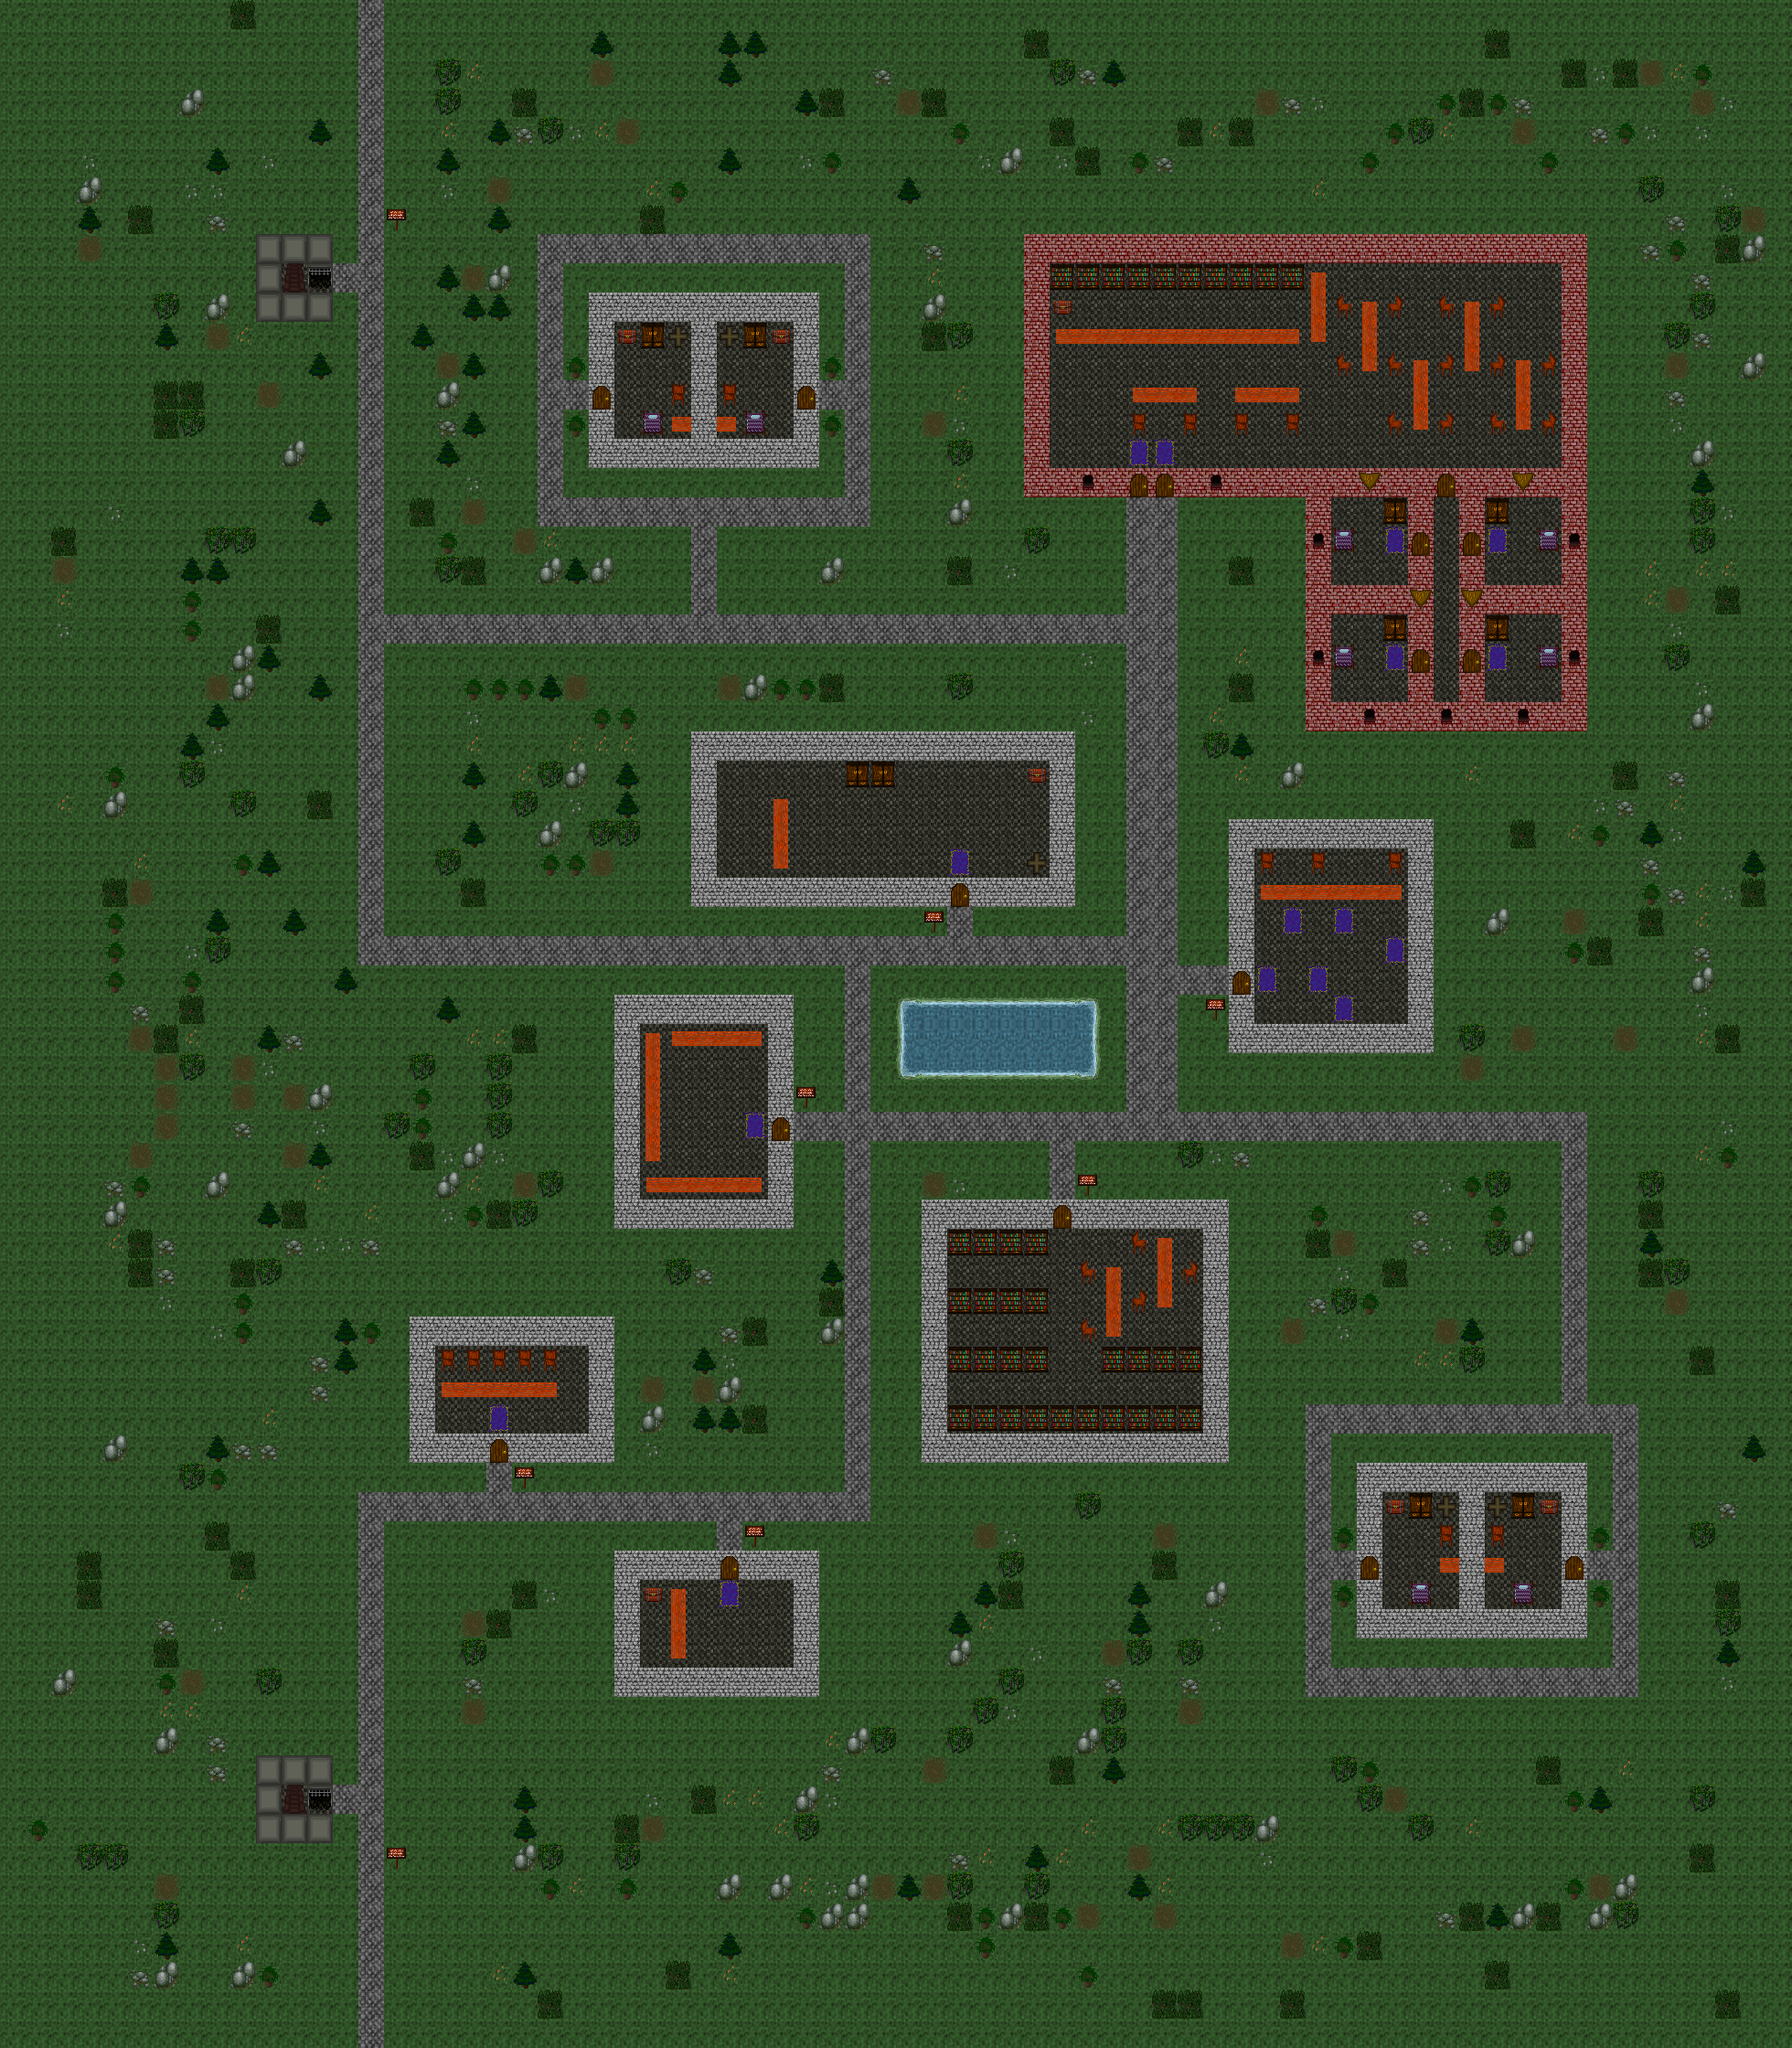

This is a level from a 2D game, rendered from its Tiled map with the project's own tilesets. A one-line summary and the map file follow, with tile-layer data summarised:
An orthogonal 70x70 tile map with 28x32 px tiles, 1 tile layer (Tile Layer 1) and 3 objects (3x NPC).

<map version="1.0" orientation="orthogonal" width="70" height="70" tilewidth="28" tileheight="32">
 <properties>
  <property name="Exit_East" value="none" />
  <property name="Exit_North" value="CarrionValleyWest,8,13,outdoors" />
  <property name="Exit_South" value="none" />
  <property name="Exit_West" value="none" />
  <property name="GlobalX" value="-1" />
  <property name="GlobalY" value="-1" />
  <property name="MapType" value="town" />
  <property name="Name" value="Carrion Dusk Camp" />
  <property name="StartX" value="2" />
  <property name="StartY" value="2" />
 </properties>
 <tileset firstgid="1" name="Terrain1" tilewidth="28" tileheight="32">
  <image source="../../display/images/Terrain1.png" width="308" height="352" />
  <terraintypes>
   <terrain name="Water" tile="48" />
   <terrain name="Cliff" tile="74" />
   <terrain name="Cave" tile="98" />
   <terrain name="CaveWall" tile="97" />
   <terrain name="Grass" tile="5" />
   <terrain name="Grass2" tile="-1" />
  </terraintypes>
  <tile id="5" terrain="4,4,4,4" />
  <tile id="6" terrain="5,5,5,5" />
  <tile id="7" terrain="5,5,5,5" />
  <tile id="8" terrain="5,5,5,5" />
  <tile id="9" terrain="5,5,5,5" />
  <tile id="10" terrain="5,5,5,5" />
  <tile id="11" terrain="5,5,5,5" />
  <tile id="12" terrain="5,5,5,5" />
  <tile id="13" terrain="5,5,5,5" />
  <tile id="14" terrain="5,5,5,5" />
  <tile id="48" terrain="0,0,0,0" />
  <tile id="49" terrain="0,4,0,4" />
  <tile id="50" terrain="0,0,4,4" />
  <tile id="51" terrain="4,4,0,0" />
  <tile id="52" terrain="0,4,0,0" />
  <tile id="53" terrain="4,0,0,0" />
  <tile id="54" terrain="0,0,0,4" />
  <tile id="55" terrain="0,0,4,0" />
  <tile id="56" terrain="4,0,4,0" />
  <tile id="57" terrain="4,4,4,0" />
  <tile id="58" terrain="4,4,0,4" />
  <tile id="59" terrain="0,4,4,4" />
  <tile id="60" terrain="4,0,4,4" />
 </tileset>
 <layer name="Tile Layer 1" width="70" height="70">
  <properties>
   <property name="ANODE#0" value="false#0#0#0#0#none#none#none#none" />
   <property name="ChangeMap#12" value="true#19#2#10#10#CarrionValleyWest#none#none#none" />
   <property name="ChangeMap#25" value="true#19#4#14#37#TestWorld2#none#none#none" />
   <property name="ChangeMap#26" value="true#17#4#46#48#TowerRockSouth#none#none#none" />
   <property name="ChangeMap#27" value="true#20#3#19#53#CombatDemoStart#none#none#none" />
   <property name="ChangeTile#15" value="true#9#4#9#5#tile_27#none#none#none" />
   <property name="DoubleNotification#3" value="false#11#2#0#0#Text goes here.#Other text goes here.#none#none" />
   <property name="PlaySound#13" value="true#11#4#0#0#default.ogg#none#none#none" />
   <property name="SecretPassage#9" value="true#5#4#5#4#none#none#none#none" />
   <property name="SingleNotification#10" value="false#17#9#0#0#You just got teleported!#none#none#none" />
   <property name="SingleNotification#18" value="false#17#8#0#0#Because you did not execute the first node, I have decided to teleport you to the left.#none#none#none" />
   <property name="SingleNotification#2" value="false#9#2#0#0#Text goes here.#none#none#none" />
   <property name="SingleNotification#21" value="false#17#8#0#0#Since you stuff was done, I have decided to teleport you to the right!#none#none#none" />
   <property name="SingleNotification#5" value="false#17#9#0#0#Stuff Was Done!#none#none#none" />
   <property name="SingleNotification#6" value="false#17#9#0#0#You haven't done stuff yet!#none#none#none" />
   <property name="SingleNotification#8" value="true#15#2#0#0#This is a persistent notification.#none#none#none" />
   <property name="StuffDone#22" value="true#15#4#0#0#SingleNotification_2#TeleportTo_24#TeleportTo_23#none" />
   <property name="StuffDone#7" value="true#13#2#0#0#DoubleNotification_3#SingleNotification_5#SingleNotification_6#none" />
   <property name="TeleportNPC#14" value="false#13#4#13#5#Aldous Fischer#none#none#none" />
   <property name="TeleportTo#11" value="false#17#2#5#1#none#none#none#SingleNotification_10" />
   <property name="TeleportTo#23" value="true#17#8#14#5#none#none#none#SingleNotification_18" />
   <property name="TeleportTo#24" value="true#17#8#16#5#none#none#none#SingleNotification_21" />
   <property name="ZNODE#0" value="false#0#0#0#0#none#none#none#none" />
  </properties>
  <data>[4900 cells, 4900 non-empty, 46 distinct tile ids]</data>
 </layer>
 <objectgroup name="NPCS" width="70" height="70">
  <object name="Masker" type="NPC" x="8" y="7" />
  <object name="Aldous Fischer" type="NPC" x="8" y="3" />
  <object name="Tumbla Jain" type="NPC" x="7" y="2" />
 </objectgroup>
</map>
